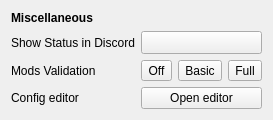
         <widget class="QWidget" name="scrollAreaWidgetContentsMisc">
          <layout class="QGridLayout" name="gridLayoutMisc" columnstretch="20,5,5,5,5,10">
           <item row="2" column="5">
            <widget class="QToolButton" name="buttonValidationFull">
             <property name="enabled">
              <bool>true</bool>
             </property>
             <property name="sizePolicy">
              <sizepolicy hsizetype="Minimum" vsizetype="Fixed">
               <horstretch>0</horstretch>
               <verstretch>0</verstretch>
              </sizepolicy>
             </property>
             <property name="text">
              <string>Full</string>
             </property>
             <property name="checkable">
              <bool>true</bool>
             </property>
             <property name="checked">
              <bool>false</bool>
             </property>
             <attribute name="buttonGroup">
              <string notr="true">buttonGroupValidation</string>
             </attribute>
            </widget>
           </item>
           <item row="2" column="3" colspan="2">
            <widget class="QToolButton" name="buttonValidationBasic">
             <property name="enabled">
              <bool>true</bool>
             </property>
             <property name="sizePolicy">
              <sizepolicy hsizetype="Minimum" vsizetype="Fixed">
               <horstretch>0</horstretch>
               <verstretch>0</verstretch>
              </sizepolicy>
             </property>
             <property name="text">
              <string>Basic</string>
             </property>
             <property name="checkable">
              <bool>true</bool>
             </property>
             <property name="checked">
              <bool>false</bool>
             </property>
             <attribute name="buttonGroup">
              <string notr="true">buttonGroupValidation</string>
             </attribute>
            </widget>
           </item>
           <item row="2" column="1" colspan="2">
            <widget class="QToolButton" name="buttonValidationOff">
             <property name="enabled">
              <bool>true</bool>
             </property>
             <property name="sizePolicy">
              <sizepolicy hsizetype="Minimum" vsizetype="Fixed">
               <horstretch>0</horstretch>
               <verstretch>0</verstretch>
              </sizepolicy>
             </property>
             <property name="text">
              <string>Off</string>
             </property>
             <property name="checkable">
              <bool>true</bool>
             </property>
             <property name="checked">
              <bool>false</bool>
             </property>
             <attribute name="buttonGroup">
              <string notr="true">buttonGroupValidation</string>
             </attribute>
            </widget>
           </item>
           <item row="2" column="0">
            <widget class="QLabel" name="labelModsValidation">
             <property name="text">
              <string>Mods Validation</string>
             </property>
            </widget>
           </item>
           <item row="3" column="1" colspan="5">
            <widget class="QPushButton" name="buttonConfigEditor">
             <property name="text">
              <string>Open editor</string>
             </property>
            </widget>
           </item>
           <item row="0" column="0">
            <widget class="QLabel" name="labelMiscellaneous">
             <property name="font">
              <font>
               <bold>true</bold>
              </font>
             </property>
             <property name="text">
              <string>Miscellaneous</string>
             </property>
             <property name="margin">
              <number>5</number>
             </property>
            </widget>
           </item>
           <item row="1" column="0">
            <widget class="QLabel" name="labelDiscordRichPresence">
             <property name="text">
              <string>Show Status in Discord</string>
             </property>
            </widget>
           </item>
           <item row="1" column="1" colspan="5">
            <widget class="QToolButton" name="buttonEnableDiscordRichPresence">
             <property name="enabled">
              <bool>true</bool>
             </property>
             <property name="sizePolicy">
              <sizepolicy hsizetype="Minimum" vsizetype="Fixed">
               <horstretch>0</horstretch>
               <verstretch>0</verstretch>
              </sizepolicy>
             </property>
             <property name="text">
              <string />
             </property>
             <property name="checkable">
              <bool>true</bool>
             </property>
             <property name="checked">
              <bool>false</bool>
             </property>
            </widget>
           </item>
           <item row="3" column="0">
            <widget class="QLabel" name="labelConfigEditor">
             <property name="text">
              <string>Config editor</string>
             </property>
            </widget>
           </item>
          </layout>
         </widget>
